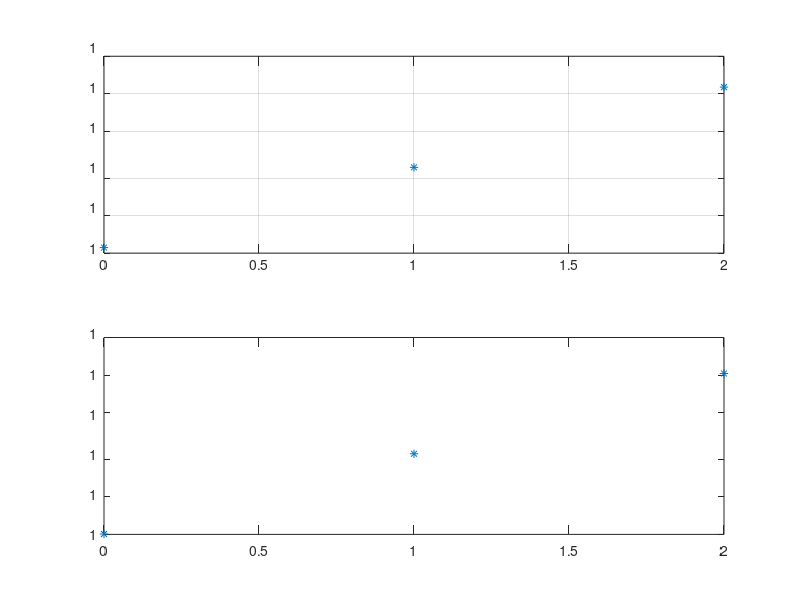

Write MATLAB code to recreate this figure. (Note: this script raises an error after producing the figure.)
figure(1)

subplot(2,1,1)
    y = [1,1.000001,1.000002];
    plot([0,1,2],y,'*');
    grid on;
subplot(2,1,2)
    plot([0,1,2],y,'*')
    adjust_yticks()
    grid on;

    
figure(2)
subplot(2,1,1)
    y = [-1,-1.000001,-1.000002];
    plot([0,1,2],y,'*');
    grid on;
subplot(2,1,2)
    plot([0,1,2],y,'*')
    adjust_yticks()
    grid on;

figure(3)
subplot(2,1,1)
    y = [-0.000001, 0,0.000001];
    plot([0,1,2],y,'*');
    grid on;
subplot(2,1,2)
    plot([0,1,2],y,'*')
    adjust_yticks()
    grid on;

figure(4)
subplot(2,1,1)
    y = [-0.000001, 0,0.000001];
    plot([0,1,2],y,'*');
    grid on;
subplot(2,1,2)
    plot([0,1,2],y,'*')
    grid on;
    adjust_yticks()
    set(gca,'YLim',[1,1+40e-7])

figure(5)
subplot(2,1,1)
    y = [-1,-1.000001,-1.000002];
    plot([0,1,2],y,'*');
    grid on;
subplot(2,1,2)
    plot([0,1,2],y,'*')
    adjust_yticks()
    grid on;

    
    